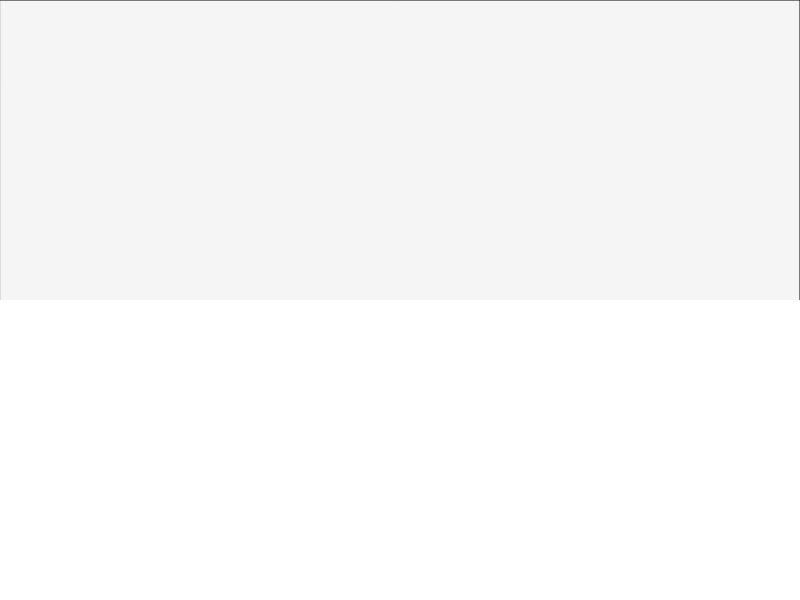
Frame 1 (no input)
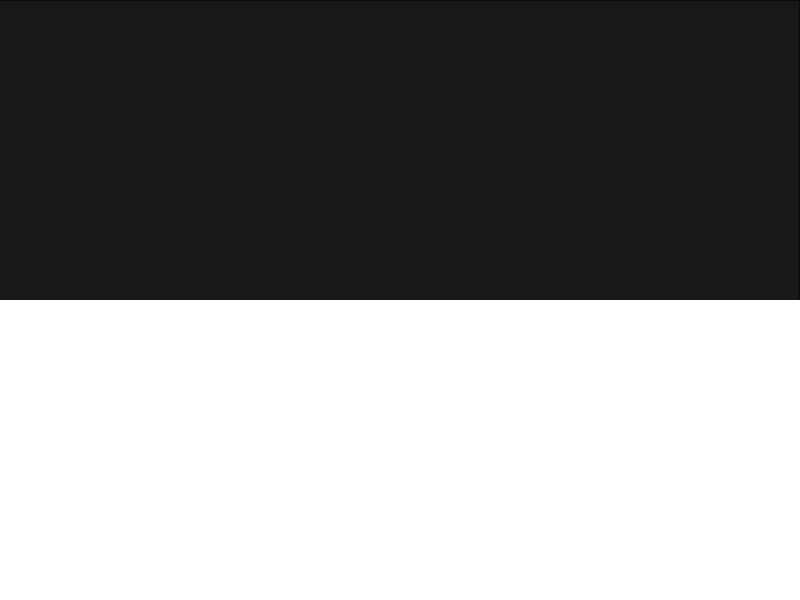
Frame 60 (no input)
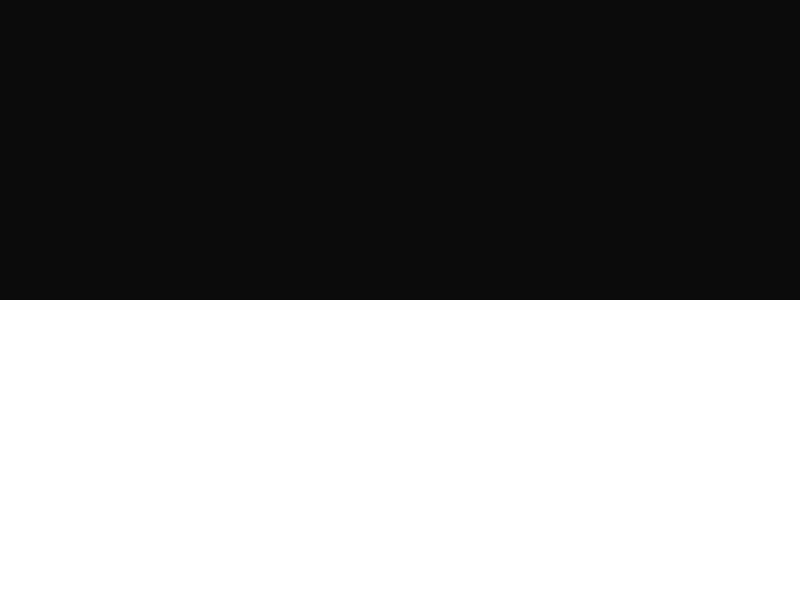
Frame 120 (the mouse pressed at the canvas centre since frame 60)

The p5.js sketch that drew these frames (run headless with seeded random() and noise() and a simulated clock; from frame 60 on, the mouse is pressed at the canvas centre):

// p5.js sketch
// ── sketch.js
//Code by Dan Shiffman, adapted by Óscar A. Montiel

//Array to store all the new foods
var foods = [];
var fish = [];

// Liquid
var liquid;

function setup() {

  createCanvas(800, 600);
  // Create liquid object
  liquid = new Liquid(0, height / 2, width, height / 2, 0.1);

  
}

function draw() {
  fill(0, 10);
  rect(0, 0, width, height);

  // Draw water
  liquid.display();

  for(var i = 0; i<foods.length; i++){

    /*if(liquid.contains(foods[i])){
      var dragForce = liquid.calculateDrag(foods[i]);
      foods[i].applyForce(dragForce);
    }

    */

    var gravity = createVector(0, 0.01 * foods[i].mass);

    foods[i].applyForce(gravity);
  
    foods[i].update();
    foods[i].display();
    //foods[i].checkEdges();

    var target = createVector(foods[i].position.x, foods[i].position.y);
    fish[i].arrive(target);

    fish[i].update();
    fish[i].display();
  }
}

function mouseDragged(){
  //Create new Food object and add it to the array foods
  foods.push(new Food(random(0.5, 2), mouseX, mouseY)); //mass, x, y
  fish.push(new Fish(random(width), random(height), 1, random(255), random(255), random(255)));
}
// ── food.js
// Daniel Shiffman
// https://www.kadenze.com/courses/the-nature-of-code
// http://natureofcode.com/
// Session 2: Drag Force

function Food(m,x,y) {
  this.mass = m;
  this.position = createVector(x,y);
  this.velocity = createVector(0,0);
  this.acceleration = createVector(0,0);

  // Newton's 2nd law: F = M * A
  // or A = F / M
  this.applyForce = function(force) {
    var f = p5.Vector.div(force,this.mass);
    this.acceleration.add(f);
  };

  this.update = function() {
    // Velocity changes according to acceleration
    this.velocity.add(this.acceleration);
    // position changes by velocity
    this.position.add(this.velocity);
    // We must clear acceleration each frame
    this.acceleration.mult(0);
  };

  this.display = function() {
    noStroke();
    fill(0);
    ellipse(this.position.x,this.position.y,this.mass*16,this.mass*16);
  };

  // Bounce off bottom of window
  this.checkEdges = function() {
    if (this.position.y > height) {
      this.velocity.y *= -0.9;  // A little dampening when hitting the bottom
      this.position.y = height;
    }
  };

}
// ── liquid.js
// Daniel Shiffman
// https://www.kadenze.com/courses/the-nature-of-code
// http://natureofcode.com/
// Session 2: Drag Force

function Liquid(x, y, w, h, c) {
  this.x = x;
  this.y = y;
  this.w = w;
  this.h = h;
  this.c = c;

  // Is the Mover in the Liquid?
  this.contains = function(m) {
    var l = m.position;
    return l.x > this.x && l.x < this.x + this.w &&
           l.y > this.y && l.y < this.y + this.h;
  };

  // Calculate drag force
  this.calculateDrag = function(m) {
    // Magnitude is coefficient * speed squared
    var speed = m.velocity.mag();
    var dragMagnitude = this.c * speed * speed;

    // Direction is inverse of velocity
    var dragForce = m.velocity.copy();
    dragForce.mult(-1);

    // Scale according to magnitude
    dragForce.setMag(dragMagnitude);
    return dragForce;
  }

  this.display = function() {
    noStroke();
    fill(255);
    rect(this.x, this.y, this.w, this.h);
  }
}
// ── vehicle.js
// Daniel Shiffman
// https://www.kadenze.com/courses/the-nature-of-code
// http://natureofcode.com/
// Session 3: Arrive Steering Behavior

function Fish(x, y, m, r, g, b) {
  this.pos = createVector(x, y);
  this.vel = createVector(0, 0);
  this.acc = createVector(0, 0);
  this.maxspeed = 5;
  this.maxforce = 0.2;
  this.r = 0;
  this.g = 0;
  this.b = 0;


  this.r = 6;

  this.applyForce = function(force) {
    this.acc.add(force);
  }

  this.arrive = function(target) {

    var desired = p5.Vector.sub(target, this.pos);

    // desired.setMag(this.maxspeed);

    // The arrive behavior!
    var d = desired.mag();

    if (d < 100) {
      // Map the desired magnitude according to distance
      var m = map(d, 0, 100, 0, this.maxspeed);
      desired.setMag(m);
    } else {
      desired.setMag(this.maxspeed);
    }


    var steering = p5.Vector.sub(desired, this.vel);
    steering.limit(this.maxforce);

    this.applyForce(steering);

  }

  this.update = function() {
    this.vel.add(this.acc);
    this.vel.limit(this.maxspeed);
    this.pos.add(this.vel);
    this.acc.set(0, 0);
  }

  this.display = function() {
    // Draw a triangle rotated in the direction of velocity
    var theta = this.vel.heading() + PI / 2;
    fill(r, g, b);
    noStroke();
    push();
    translate(this.pos.x, this.pos.y);
    rotate(theta);
    beginShape();
    vertex(0, -this.r * 2);
    vertex(-this.r, this.r * 2);
    vertex(this.r, this.r * 2);
    endShape(CLOSE);
    pop();
  }
}
